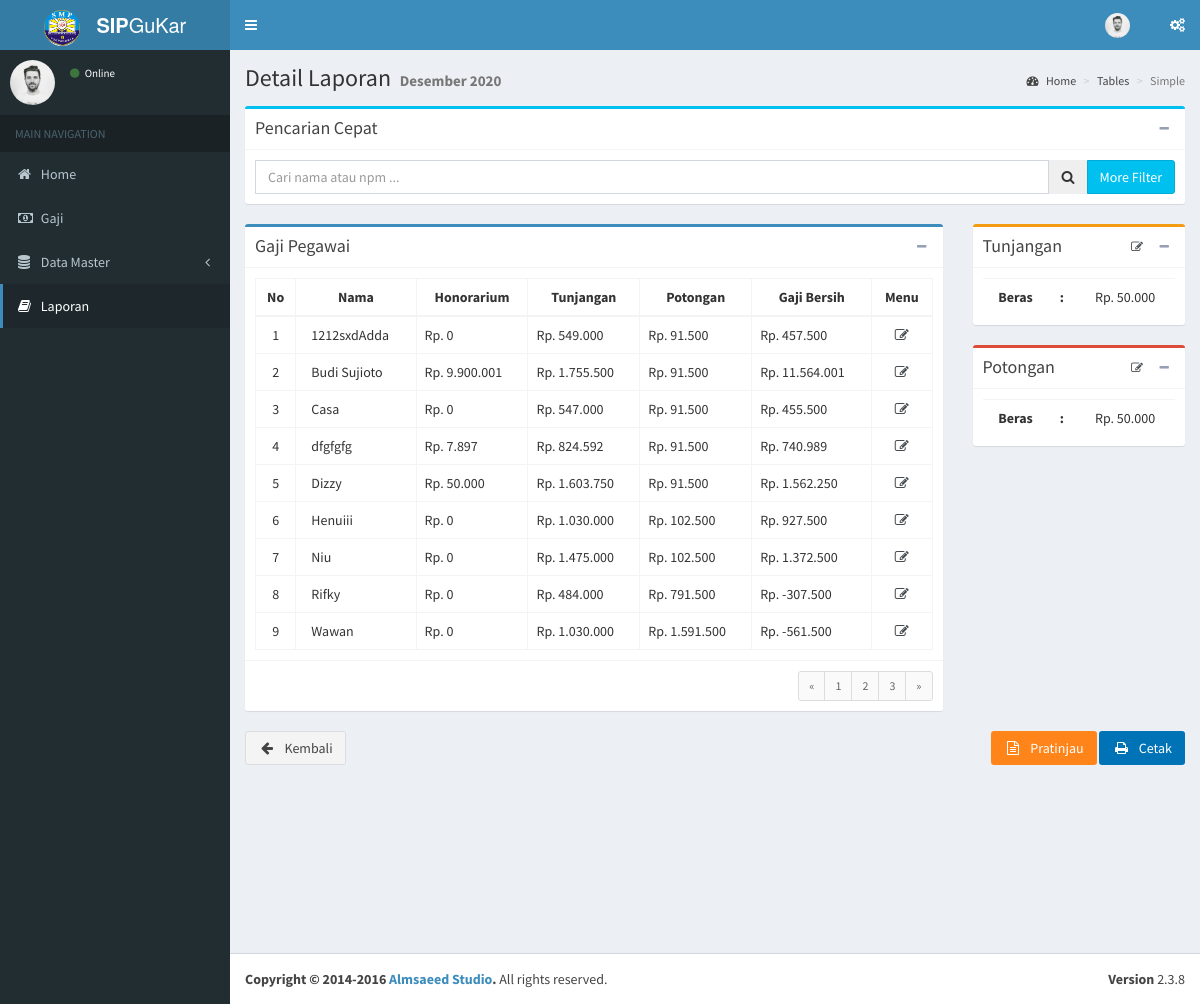
The app's page /laporan/detail/2020-12 with its own data.
### tables this page shows
CREATE TABLE `b_gaji` (
  `id_gaji` int(11) NOT NULL,
  `honor` int(11) NOT NULL,
  `tunjangan` int(11) NOT NULL,
  `potongan` int(11) NOT NULL,
  `gaji` int(11) NOT NULL,
  `id_pegawai` int(11) NOT NULL,
  `created_at` timestamp NOT NULL DEFAULT current_timestamp(),
  `created_by` int(11) DEFAULT NULL,
  `updated_at` timestamp NOT NULL DEFAULT current_timestamp() ON UPDATE current_timestamp(),
  `updated_by` int(11) NOT NULL
);

CREATE TABLE `pegawai` (
  `id_pegawai` int(11) NOT NULL,
  `nbm` varchar(100) DEFAULT NULL,
  `nama` varchar(100) NOT NULL,
  `foto` varchar(300) DEFAULT NULL,
  `tempat_lahir` varchar(100) NOT NULL,
  `tgl_lahir` date NOT NULL,
  `telepon` int(20) NOT NULL,
  `jns_pegawai` enum('G','K') NOT NULL,
  `gender` enum('P','L') NOT NULL,
  `email` varchar(100) NOT NULL,
  `status_pegawai` enum('P','T0','T1') DEFAULT NULL,
  `status` int(1) NOT NULL,
  `agama` enum('Islam','Protestan','Katolik','Hindu','Buddha','Khonghucu') NOT NULL,
  `umur` varchar(20) NOT NULL,
  `honor` varchar(11) DEFAULT NULL,
  `masa_kerja` int(11) NOT NULL,
  `created_at` timestamp NULL DEFAULT current_timestamp(),
  `updated_at` timestamp NOT NULL DEFAULT current_timestamp() ON UPDATE current_timestamp(),
  `created_by` int(11) DEFAULT NULL,
  `updated_by` int(11) DEFAULT NULL
);

### application/libraries/Template.php (called while the page is built)
<?php if ( ! defined('BASEPATH')) exit('No direct script access allowed');
class Template {
		var $template_data = array();
		function set($name, $value)
		{
			$this->template_data[$name] = $value;
		}
		function load($template = '', $view = '' , $view_data = array(), $return = FALSE)
		{
			$this->CI =& get_instance();
			$this->set('contents', $this->CI->load->view($view, $view_data, TRUE));
			return $this->CI->load->view($template, $this->template_data, $return);
		}
}
?>

### application/controllers/Laporan.php (called while the page is built, shortened)
<?php
class Laporan extends CI_Controller {
	public function detail()
	{
		$id_date = $this->uri->segment(3);
		$data['id_date'] = $id_date;
		$data['title'] = 'Detail Laporan';
		$data['desc'] = month($id_date).' '.year($id_date);
		$data['gajis'] = $this->M_laporan->get_gaji($id_date)->result_array();
		$data['tunjangan'] = $this->M_laporan->get_tunjangan($id_date)->row_array();
		$this->template->load('index','laporan/detail_laporan', $data);
	}
}
?>

### index.php (called while the page is built, shortened)
<?php
require_once BASEPATH.'core/CodeIgniter.php';

### application/models/M_laporan.php (called while the page is built, shortened)
<?php
class M_laporan extends CI_Model
{
	public function get_gaji($id_date)
	{
		if ($id_date != NULL) {
			$date = explode('-', $id_date);
			$month = $date[1];
			$year = year($id_date);
			$this->db->select('bg.*, p.nama');
			$this->db->join('pegawai p', 'p.id_pegawai = bg.id_pegawai', 'LEFT');
			$data = $this->db->get_where('b_gaji bg', array('month(bg.created_at)' => $month, 'year(bg.created_at)' => $year));
		}
		return $data;
	}
	public function get_tunjangan($id_date)
	{
		$date = explode('-', $id_date);
		$month = $date[1];
		$year = year($id_date);
		$this->db->select('bg.*, p.nama');
		$this->db->join('pegawai p', 'p.id_pegawai = bg.id_pegawai', 'LEFT');
		return $this->db->get_where('b_gaji bg', array('month(bg.created_at)' => $month, 'year(bg.created_at)' => $year));
	}
}
?>

### application/helpers/dateConvert_helper.php (called while the page is built, shortened)
<?php
function year($date){
	$year = explode('-', $date);
	return $year[0];
}
?>

### application/views/laporan/detail_laporan.php (the view, shortened to what this page needs)
<section class="content">
	<div class="row">
		<div class="col-md-12">
			<div class="box box-info">
				<div class="box-header with-border">
					<h3 class="box-title">Pencarian Cepat</h3>
					<div class="box-tools pull-right">
						<button type="button" class="btn btn-box-tool" data-widget="collapse" data-toggle="tooltip" title="Pencarian">
							<i class="fa fa-minus"></i>
						</button>
					</div>
				</div>
				<div class="box-body">
					<form action="" method="get">
						<div class="input-group">
							<input type="text" class="form-control" placeholder="Cari nama atau npm ...">
							<span class="input-group-btn">
								<button type="button" name="search" id="search-btn" class="btn btn-flat">
									<i class="fa fa-search"></i>
								</button>
							</span>
							<div class="input-group-btn">
								<button	button type="button" class="btn btn-info" type="button" data-toggle="collapse" data-target="#collapseExample" aria-expanded="false" aria-controls="collapseExample">More Filter</button>
							</div>
						</div>
					</form>
				</div>
			</div>
		</div>
	</div>
	<div class="row">
		<div class="col-md-9 pull-left">
			<div class="box box-primary">
				<div class="box-header with-border">
					<h3 class="box-title">Gaji Pegawai</h3>
					<div class="box-tools pull-right">
						<button type="button" class="btn btn-box-tool" data-widget="collapse" data-toggle="tooltip" title="Gaji Pegawai">
							<i class="fa fa-minus"></i>
						</button>
					</div>
				</div>
				<div class="box-body">
					<table class="table table-bordered table-hover text-center">
						<thead>
							<th>No</th>
							<th>Nama</th>
							<th>Honorarium</th>
							<th>Tunjangan</th>
							<th>Potongan</th>
							<th>Gaji Bersih</th>
							<th>Menu</th>
						</thead>
						<tbody>
							<?php $no=1; foreach ($gajis as $key => $gaji) { ?>
							<tr>
								<td><?php echo $no++;?></td>
								<td style="text-align: left; padding-left: 15px;"><?php echo $gaji['nama'];?></td>
								<td style="text-align: left;">Rp. <?php echo number_format($gaji['honor'], 0, ',','.');?></td>
								<td style="text-align: left;">Rp. <?php echo number_format($gaji['tunjangan'], 0, ',','.');?></td>
								<td style="text-align: left;">Rp. <?php echo number_format($gaji['potongan'], 0, ',','.');?></td>
								<td style="text-align: left;">Rp. <?php echo number_format($gaji['gaji'], 0, ',','.');?></td>
								<td><a style="color: #444A4F;" href="<?php echo site_url('laporan/gaji/edit/'.$gaji['id_gaji']);?>" title="Edit" data-tooltip="tooltip" data-placement="top">
									<i class="fa fa-fw fa-pencil-square-o"></i>
								</a></td>
							</tr>
							<?php } ?>
						</tbody>
					</table>
				</div>
				<div class="box-footer clearfix">
					<ul class="pagination pagination-sm no-margin pull-right">
						<li><a href="#">&laquo;</a></li>
						<li><a href="#">1</a></li>
						<li><a href="#">2</a></li>
						<li><a href="#">3</a></li>
						<li><a href="#">&raquo;</a></li>
					</ul>
				</div>
			</div>
		</div>
		<div class="col-md-3 pull-right">
			<div class="box box-warning">
				<div class="box-header with-border">
					<h3 class="box-title">Tunjangan</h3>
					<div class="box-tools pull-right">
						<a style="color: #444A4F;" href="<?php echo site_url('laporan/tunjangan/edit/'.$gaji['id_gaji']);?>" class="btn btn-box-tool" title="Edit Tunjangan" data-tooltip="tooltip" data-placement="top">
							<i class="fa fa-fw fa-pencil-square-o"></i>
						</a>
						<button type="button" class="btn btn-box-tool" data-widget="collapse" data-toggle="tooltip" title="Tunjangan">
							<i class="fa fa-minus"></i>
						</button>
					</div>
				</div>
				<div class="box-body">
					<table class="table table-hover text-center">
						<tbody>
							<tr>
								<th>Beras</th>
								<th>:</th>
								<td>Rp. 50.000</td>
							</tr>
						</tbody>
					</table>
				</div>
			</div>
			<div class="box box-danger">
				<div class="box-header with-border">
					<h3 class="box-title">Potongan</h3>
					<div class="box-tools pull-right">
						<a style="color: #444A4F;" href="<?php echo site_url('laporan/gaji/edit/'.$gaji['id_gaji']);?>" class="btn btn-box-tool" title="Edit Potongan" data-tooltip="tooltip" data-placement="top">
							<i class="fa fa-fw fa-pencil-square-o"></i>
						</a>
						<button type="button" class="btn btn-box-tool" data-widget="collapse" data-toggle="tooltip" title="Potongan">
							<i class="fa fa-minus"></i>
						</button>
					</div>
				</div>
				<div class="box-body">
					<table class="table table-hover text-center">
						<tbody>
							<tr>
								<th>Beras</th>
								<th>:</th>
								<td>Rp. 50.000</td>
							</tr>
						</tbody>
					</table>
				</div>
			</div>
		</div>
		<div class="col-md-12">
			<a onclick="history.go(-1);" class="pull-left btn btn-default"><i class="fa fa-fw fa-arrow-left"></i>&nbsp;&nbsp;  Kembali</a>
			<span class="pull-right ">
				<a href="<?php echo site_url('laporan/preview/'.$id_date);?>" class="btn bg-orange"><i class="fa fa-fw fa-file-text-o"></i>&nbsp;&nbsp;  Pratinjau</a>
				<a href="<?php echo site_url('laporan/print/'.$id_date);?>" class="btn bg-blue"><i class="fa fa-fw fa-print"></i>&nbsp;&nbsp;  Cetak</a>
			</span>
		</div>
	</div>
</section>
</div>

### records on screen
b_gaji: id_pegawai.nama "1212sxdAdda", honor "0", tunjangan "549.000", potongan "91.500", gaji "457.500"
b_gaji: id_pegawai.nama "Budi Sujioto", honor "9.900.001", tunjangan "1.755.500", potongan "91.500", gaji "11.564.001"
b_gaji: id_pegawai.nama "Casa", honor "0", tunjangan "547.000", potongan "91.500", gaji "455.500"
b_gaji: id_pegawai.nama "dfgfgfg", honor "7.897", tunjangan "824.592", potongan "91.500", gaji "740.989"
b_gaji: id_pegawai.nama "Dizzy", honor "50.000", tunjangan "1.603.750", potongan "91.500", gaji "1.562.250"
b_gaji: id_pegawai.nama "Henuiii", honor "0", tunjangan "1.030.000", potongan "102.500", gaji "927.500"
b_gaji: id_pegawai.nama "Niu", honor "0", tunjangan "1.475.000", potongan "102.500", gaji "1.372.500"
b_gaji: id_pegawai.nama "Rifky", honor "0", tunjangan "484.000", potongan "791.500", gaji "-307.500"
b_gaji: id_pegawai.nama "Wawan", honor "0", tunjangan "1.030.000", potongan "1.591.500", gaji "-561.500"

### other values on screen
$title "Detail Laporan"
$desc "Desember 2020"
